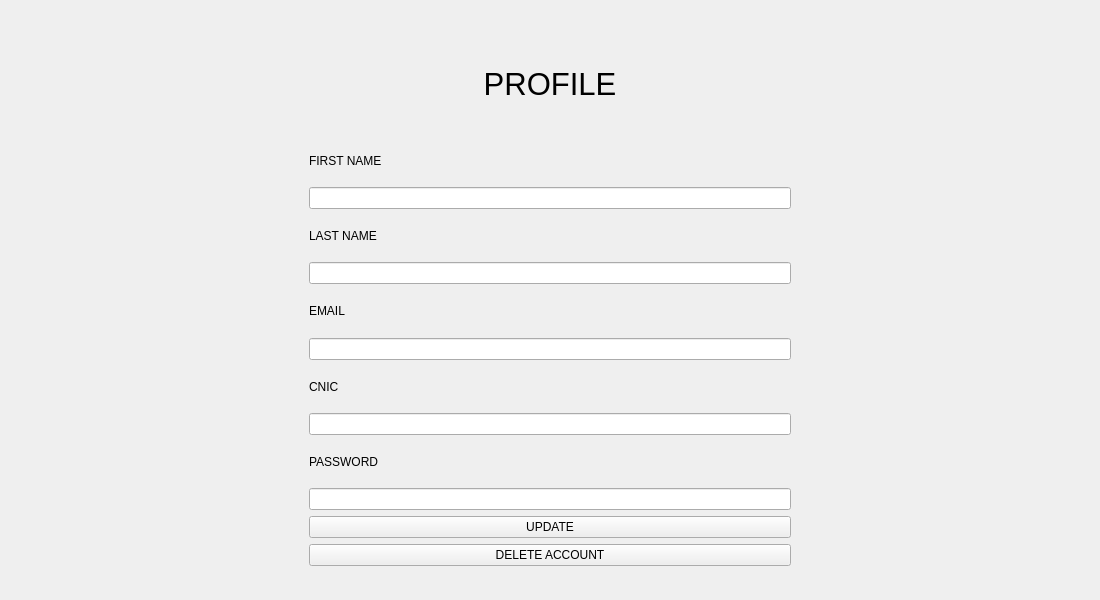
<?xml version="1.0" encoding="UTF-8"?>
<ui version="4.0">
 <class>Frame</class>
 <widget class="QFrame" name="Frame">
  <property name="geometry">
   <rect>
    <x>0</x>
    <y>0</y>
    <width>1100</width>
    <height>600</height>
   </rect>
  </property>
  <property name="windowTitle">
   <string>Frame</string>
  </property>
  <layout class="QGridLayout" name="gridLayout">
   <item row="0" column="0">
    <widget class="QWidget" name="widget" native="true">
     <property name="maximumSize">
      <size>
       <width>500</width>
       <height>550</height>
      </size>
     </property>
     <layout class="QGridLayout" name="gridLayout_2">
      <item row="1" column="0">
       <layout class="QVBoxLayout" name="verticalLayout">
        <item>
         <widget class="QLabel" name="label_2">
          <property name="text">
           <string>FIRST NAME</string>
          </property>
         </widget>
        </item>
        <item>
         <widget class="QLineEdit" name="lineEdit"/>
        </item>
        <item>
         <widget class="QLabel" name="label_3">
          <property name="text">
           <string>LAST NAME</string>
          </property>
         </widget>
        </item>
        <item>
         <widget class="QLineEdit" name="lineEdit_3"/>
        </item>
        <item>
         <widget class="QLabel" name="label_4">
          <property name="text">
           <string>EMAIL</string>
          </property>
         </widget>
        </item>
        <item>
         <widget class="QLineEdit" name="lineEdit_4"/>
        </item>
        <item>
         <widget class="QLabel" name="label_5">
          <property name="text">
           <string>CNIC</string>
          </property>
         </widget>
        </item>
        <item>
         <widget class="QLineEdit" name="lineEdit_5"/>
        </item>
        <item>
         <widget class="QLabel" name="label_6">
          <property name="text">
           <string>PASSWORD</string>
          </property>
         </widget>
        </item>
        <item>
         <widget class="QLineEdit" name="lineEdit_2"/>
        </item>
       </layout>
      </item>
      <item row="2" column="0">
       <widget class="QPushButton" name="pushButton">
        <property name="text">
         <string>UPDATE</string>
        </property>
       </widget>
      </item>
      <item row="0" column="0">
       <widget class="QLabel" name="label">
        <property name="maximumSize">
         <size>
          <width>500</width>
          <height>100</height>
         </size>
        </property>
        <property name="font">
         <font>
          <pointsize>23</pointsize>
         </font>
        </property>
        <property name="text">
         <string>PROFILE</string>
        </property>
        <property name="alignment">
         <set>Qt::AlignmentFlag::AlignCenter</set>
        </property>
       </widget>
      </item>
      <item row="3" column="0">
       <widget class="QPushButton" name="pushButton_2">
        <property name="styleSheet">
         <string notr="true">background-color: &quot;#ff1a1a&quot;</string>
        </property>
        <property name="text">
         <string>DELETE ACCOUNT</string>
        </property>
       </widget>
      </item>
     </layout>
    </widget>
   </item>
  </layout>
 </widget>
 <resources/>
 <connections/>
</ui>
